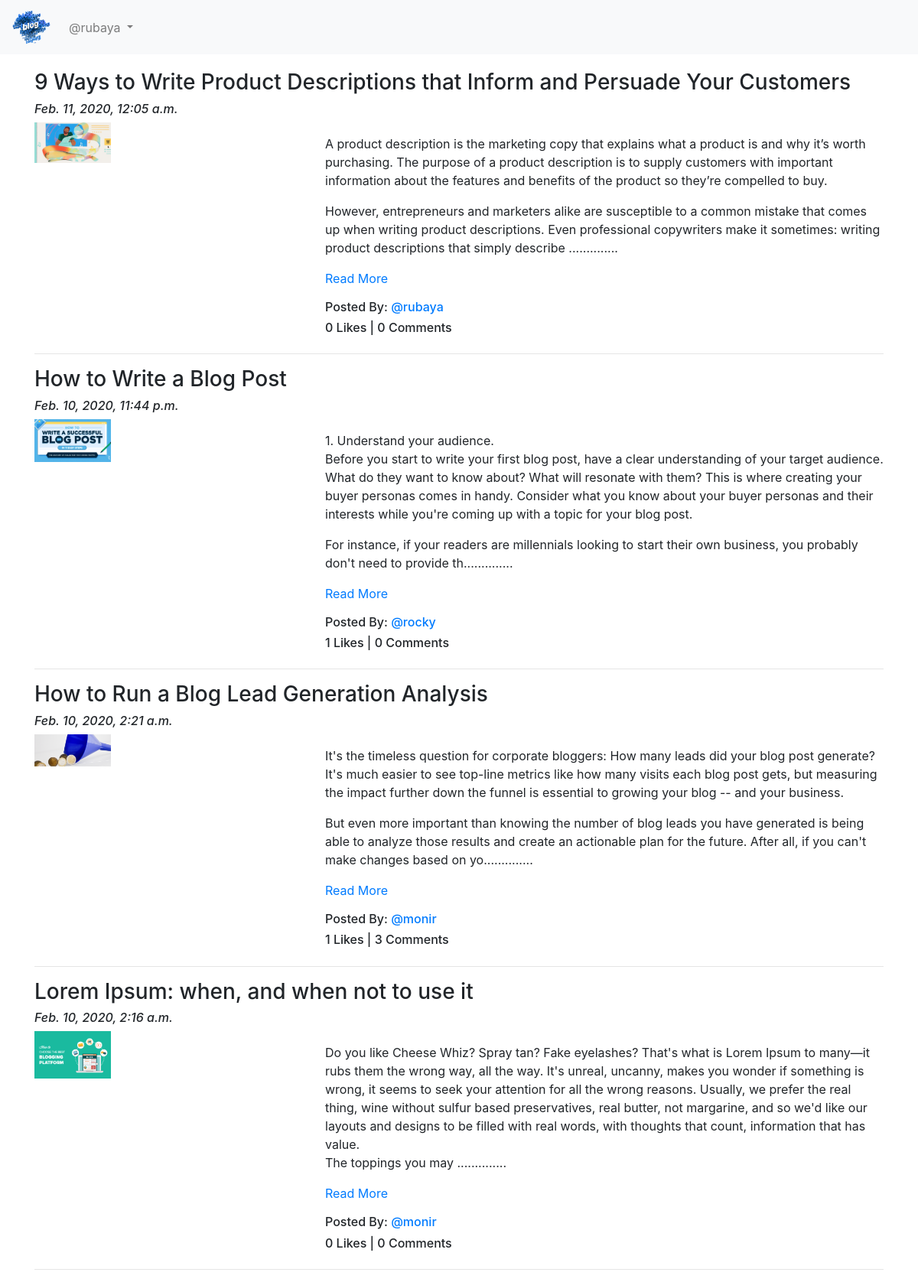
Screenshot of /blog/ (signed in) with the database file from the repository.
### App_Blog/models.py (models this page shows, shortened)
class Blog(models.Model):
    author = models.ForeignKey(User, on_delete = models.CASCADE, related_name='post_author')
    blog_title = models.CharField(max_length=264, verbose_name="Put a Title")
    slug = models.SlugField(max_length=264, unique=True)
    blog_content = models.TextField(verbose_name="What is on your mind?")
    blog_image = models.ImageField(upload_to='blog_images', verbose_name="Image")
    publish_date = models.DateTimeField(auto_now_add=True)
    update_date = models.DateTimeField(auto_now=True)
    class Meta:
        ordering = ['-publish_date']

### App_Blog/views.py (the view)
# urls.py: path('', views.BlogList.as_view(), name='blog_list'),
class BlogList(ListView):
    context_object_name = 'blogs'
    model = Blog
    template_name = 'App_Blog/blog_list.html'

### App_Blog/templatetags/custom_filters.py (called while the page is built)
def range_filter(value):
    return value[0:500] + ".............."

### templates/App_Blog/blog_list.html (shortened to what this page needs)
{% extends 'base.html' %}
{% load custom_filters %}
{% block body_block %}
    {% for blog in blogs %}
        <h3>{{ blog.blog_title }}</h3>
        <h6><i>{{ blog.publish_date }}</i></h6>
        <div class="row">
            <div class="col-sm-4">
                <img src="/media/{{ blog.blog_image }}" alt="{{ blog.blog_title }}" title="{{ blog.blog_title }}" width="100px">
            </div>
            <div class="col-sm-8">
                <p>{{ blog.blog_content|range_filter|linebreaks }} <a href="{% url 'App_Blog:blog_details' slug=blog.slug %}">Read More</a></p>
                <h6>Posted By: <a href="#">@{{ blog.author }}</a></h6>
                <h6>{{ blog.liked_blog.count }} Likes | {{ blog.blog_comment.count }} Comments</h6>
            </div>
        </div>
        <hr>
    {% endfor %}
{% endblock %}

### templates/base.html (shortened to what this page needs)
<!DOCTYPE html>
<html lang="en">
<head>
    <link rel="stylesheet" href="https://stackpath.bootstrapcdn.com/bootstrap/4.4.1/css/bootstrap.min.css"
>
    <link href="https://stackpath.bootstrapcdn.com/font-awesome/4.7.0/css/font-awesome.min.css" rel="stylesheet"
>
</head>
<body>
    <nav class="navbar navbar-expand-lg navbar-light bg-light">
        <a class="navbar-brand" href="{% url 'index' %}"><img src="/media/logo.png" width="50px" alt=""></a>
        <div class="collapse navbar-collapse" id="navbarNavDropdown">
            <ul class="navbar-nav">
                {% if user.is_authenticated %}
                <li class="nav-item dropdown">
                    <a class="nav-link dropdown-toggle" href="#" id="navbarDropdownMenuLink" data-toggle="dropdown"
                        aria-haspopup="true" aria-expanded="false">
                        @{{ user.username }}
                    </a>
                </li>
                {% endif %}
            </ul>
        </div>
    </nav>
    <div class="container" style="padding-top: 20px;">
        {% block body_block %}
        {% endblock %}
    </div>
</body>
</html>

### rows the page displays
Blog: blog_title "9 Ways to Write Product Descriptions that Inform and Persuade Your Customers", publish_date "Feb. 11, 2020, 12:05 a.m.", blog_image (picture), blog_content|range_filter "A product description is the marketing copy that explains what a product is and why it’s worth purchasing. The purpose of a product description is to supply customers with important information about the features and benefits of the product so they’re compelled to buy. However, entrepreneurs and marketers alike are susceptible to a common mistake that comes up when writing product descriptions. Even professional copywriters make it sometimes: writing product descriptions that simply describe ..............", author "rubaya", liked_blog.count "0", blog_comment.count "0"
Blog: blog_title "How to Write a Blog Post", publish_date "Feb. 10, 2020, 11:44 p.m.", blog_image (picture), blog_content|range_filter "1. Understand your audience. Before you start to write your first blog post, have a clear understanding of your target audience. What do they want to know about? What will resonate with them? This is where creating your buyer personas comes in handy. Consider what you know about your buyer personas and their interests while you're coming up with a topic for your blog post. For instance, if your readers are millennials looking to start their own business, you probably don't need to provide th..............", author "rocky", liked_blog.count "1", blog_comment.count "0"
Blog: blog_title "How to Run a Blog Lead Generation Analysis", publish_date "Feb. 10, 2020, 2:21 a.m.", blog_image (picture), blog_content|range_filter "It's the timeless question for corporate bloggers: How many leads did your blog post generate? It's much easier to see top-line metrics like how many visits each blog post gets, but measuring the impact further down the funnel is essential to growing your blog -- and your business. But even more important than knowing the number of blog leads you have generated is being able to analyze those results and create an actionable plan for the future. After all, if you can't make changes based on yo..............", author "monir", liked_blog.count "1", blog_comment.count "3"
Blog: blog_title "Lorem Ipsum: when, and when not to use it", publish_date "Feb. 10, 2020, 2:16 a.m.", blog_image (picture), blog_content|range_filter "Do you like Cheese Whiz? Spray tan? Fake eyelashes? That's what is Lorem Ipsum to many—it rubs them the wrong way, all the way. It's unreal, uncanny, makes you wonder if something is wrong, it seems to seek your attention for all the wrong reasons. Usually, we prefer the real thing, wine without sulfur based preservatives, real butter, not margarine, and so we'd like our layouts and designs to be filled with real words, with thoughts that count, information that has value. The toppings you may ..............", author "monir", liked_blog.count "0", blog_comment.count "0"

### other values shown
{{ user.username }} "rubaya"
